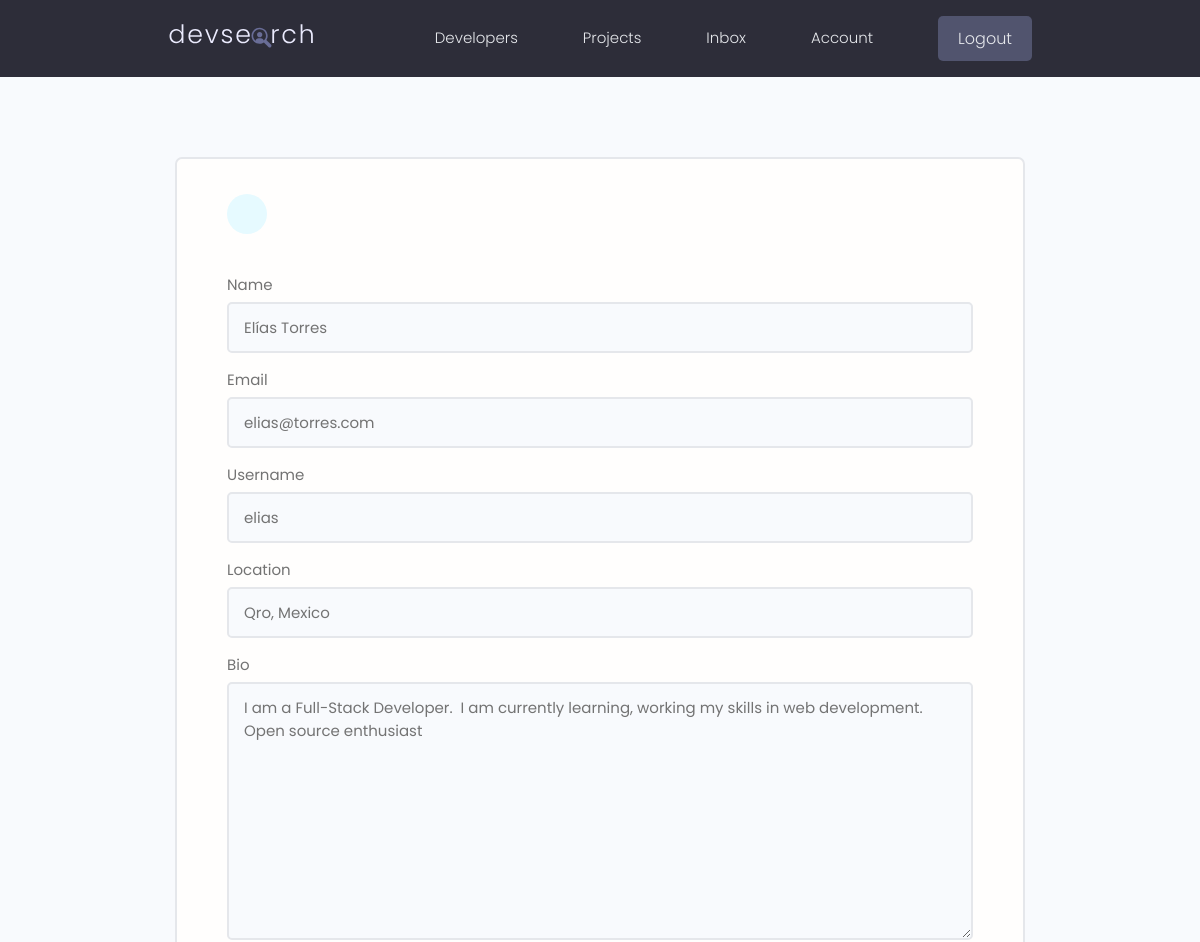
/edit-account/ (signed in, upper part), run on an earlier commit of the app's database.
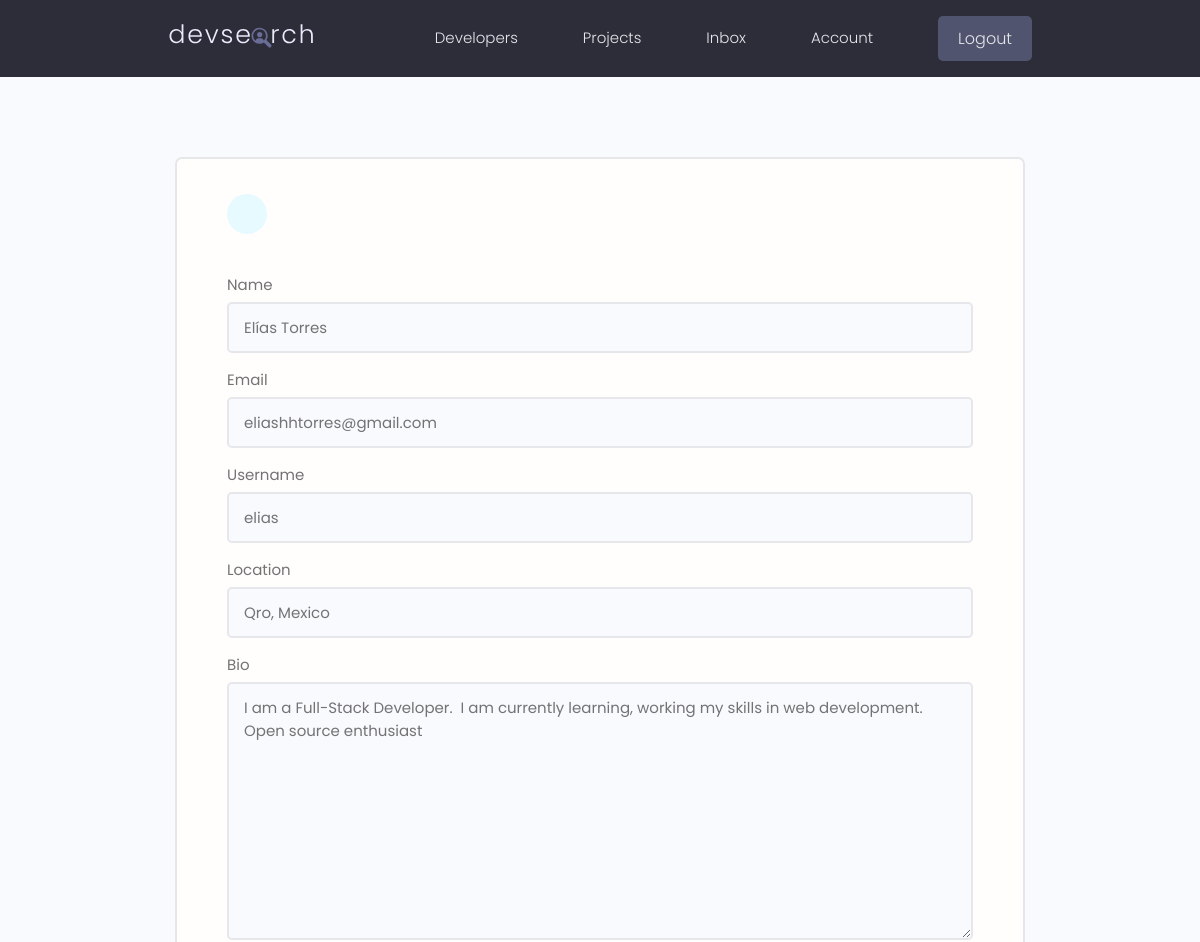
And on a later commit of the database.
### developer/models.py (models this page shows, shortened)
class Developer(models.Model):
    id = models.UUIDField(default=uuid.uuid4,
                          primary_key=True, unique=True, editable=False)
    user = models.OneToOneField(User, on_delete=models.CASCADE, null=True)
    name = models.CharField(max_length=200, blank=True, null=True)
    email = models.EmailField(max_length=200, blank=True, null=True)
    username = models.CharField(max_length=200, blank=True, null=True)
    location = models.CharField(max_length=200, blank=True, null=True)
    short_intro = models.CharField(max_length=200, blank=True, null=True)
    bio = models.TextField(blank=True, null=True)
    profile_image = models.ImageField(
        upload_to='profiles/', blank=True, null=True, default='profiles/user-default.png')
    social_github = models.CharField(max_length=200, blank=True, null=True)
    social_twitter = models.CharField(max_length=200, blank=True, null=True)
    social_linkedin = models.CharField(max_length=200, blank=True, null=True)
    social_youtube = models.CharField(max_length=200, blank=True, null=True)
    social_website = models.CharField(max_length=200, blank=True, null=True)
    social_stackoverflow = models.CharField(
        max_length=200, blank=True, null=True)
    created = models.DateTimeField(auto_now_add=True)

### developer/views.py (the view, shortened to what this page needs)
# urls.py: path('edit-account/', views.edit_account, name='edit_account'),
@login_required(login_url='developer:login')
def edit_account(request):
    form = DeveloperForm(instance=request.user.developer)
    context = {'form': form}
    template_name = 'developer/edit_account.html'
    return render(request, template_name, context)

### developer/forms.py
class DeveloperForm(ModelForm):
    class Meta:
        model = Developer
        fields = [
            'name', 'email', 'username', 'location', 'bio', 'short_intro',
            'profile_image', 'social_github', 'social_twitter', 'social_linkedin',
            'social_youtube', 'social_website'
        ]
    def __init__(self, *args, **kwargs):
        super(DeveloperForm, self).__init__(*args, **kwargs)
        for name, field in self.fields.items():
            field.widget.attrs.update({'class': 'input'})

### developer/templates/developer/edit_account.html (shortened to what this page needs)
{% extends 'main.html'%}
{% block content %}
<form method="post" action="{% url 'developer:edit_account' %}" enctype="multipart/form-data">
    <main class="formPage my-xl">
        <div class="content-box">
            <div class="formWrapper">
                <a class="backButton" href="{% url 'developer:account' %}"></a>
                <br>
                {% for field in form%}
                <div class="form__field">
                    <label for="formInput#text">{{ field.label }}</label>
                    {{ field }}
                </div>
                {% endfor %}
            </div>
        </div>
    </main>
</form>
{% endblock %}

What changed in the data, as far as the page shows it:
changed Developer "Elías Torres": email "elias@torres.com" → "eliashhtorres@gmail.com"
